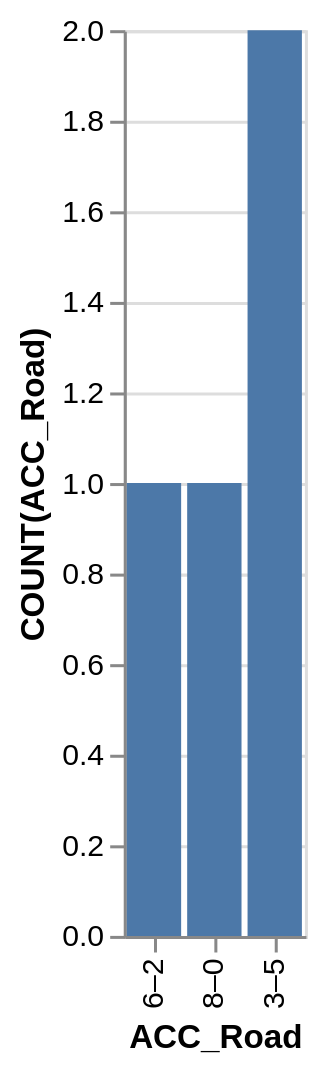

Vega-Lite specification stored for this chart:
### Vega-Lite specification from a JSON file in a GitHub repository (floating-point values rounded to 4 significant figures)
{"data": {"values": [{"x_data": "3–5", "y_data": 2}, {"x_data": "6–2", "y_data": 1}, {"x_data": "8–0", "y_data": 1}]}, "mark": "bar", "encoding": {"x": {"field": "x_data", "type": "nominal", "title": "ACC_Road", "sort": {"op": "sum", "field": "y_data", "order": "ascending"}}, "y": {"field": "y_data", "type": "quantitative", "title": "COUNT(ACC_Road)"}}}
